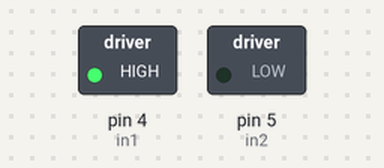
A sketch run on a simulated Arduino Uno, built with avr-gcc and run on an emulated ATmega328P. Shown: switched loads named in the sketch (green lamp = pin HIGH).

Above: at 0.5 s.
At 2.7 s:
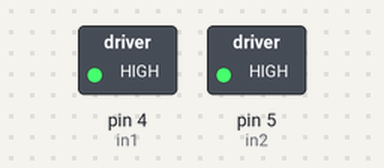
At 5.0 s:
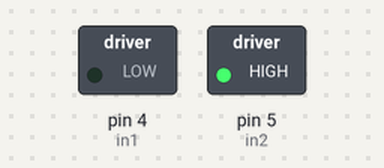
Timing chart, 0 to 6.9 s (numbered marks = the images above):
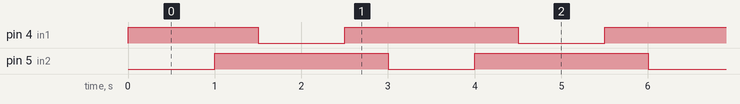

The sketch:

MotorCC.ino
```cpp
#define in1 4
#define in2 5

void setup(){
    pinMode(in1, OUTPUT);
    pinMode(in2, OUTPUT);
}

void loop(){
    // Rotaciona o motor pra frente
    digitalWrite(in1, HIGH);
    digitalWrite(in2, LOW);
    // Espera 1 segundo
    delay(1000);
    // Para o motor
    digitalWrite(in1, HIGH);
    digitalWrite(in2, HIGH);
    // Espera meio segundo
    delay(500);
    // Rotaciona o motor para trás
    digitalWrite(in1, LOW);
    digitalWrite(in2, HIGH);
    // Espera 1 segundo
    delay(1000);
    // Para o motor
    digitalWrite(in1, HIGH);
    digitalWrite(in2, HIGH);
    // Espera meio segundo
    delay(500);
}
```

Measured:
- by itself, pin 4 (in1): repeats every 3.0 s: LOW 1.0 s, HIGH 2.0 s
- by itself, pin 5 (in2): alternates HIGH for 2.0 s and LOW for 1.0 s
- by itself, everything shown: repeats every 3.0 s, in 4 steps
